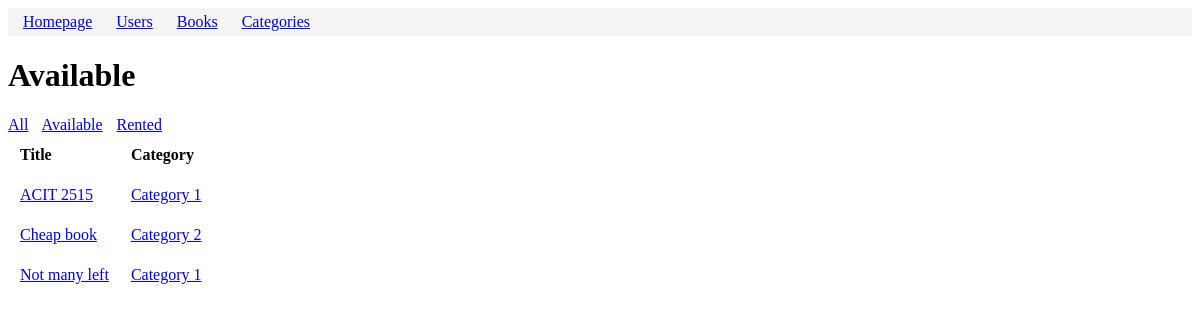
Before: /available with the older database file.
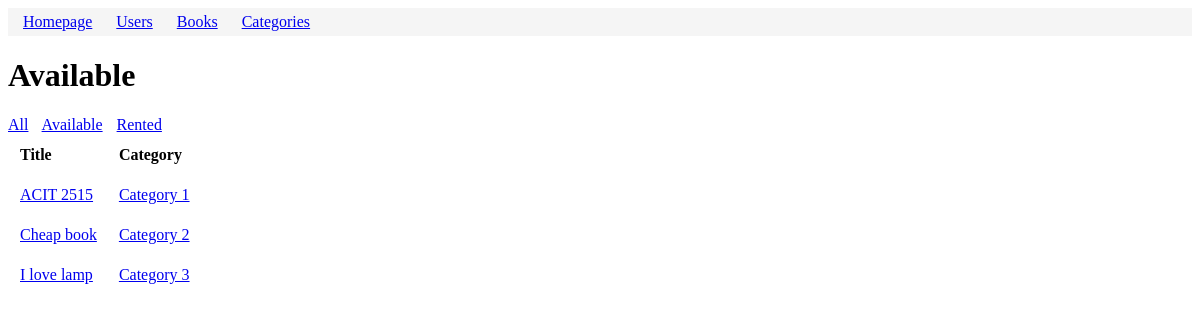
After: the same page with the newer database file.
### models.py (models this page shows, shortened)
class Book(db.Model):
    id = mapped_column(Integer, primary_key=True, autoincrement=True)
    title = mapped_column(String)
    price = mapped_column(DECIMAL(10, 2))
    available = mapped_column(Integer, default=0)
    rating = mapped_column(Integer)
    upc = mapped_column(String)
    url = mapped_column(String)
    category_id = mapped_column(Integer, ForeignKey("category.id"))
    category = relationship("Category", back_populates="books")
    rentals = relationship("BookRental", back_populates="book")

class Category(db.Model):
    id = mapped_column(Integer, primary_key=True)
    name = mapped_column(String, unique=True)
    books = relationship("Book", back_populates="category")

### app.py (the view)
@app.route("/available")
def available():
    statement = db.select(BookRental.book_id).where(BookRental.returned == None)
    rented_book_ids = [id for id in db.session.execute(statement).scalars()]
    available_books_stmt = db.select(Book).where(Book.id.notin_(rented_book_ids)).order_by(Book.title)
    books = db.session.execute(available_books_stmt).scalars().all()
    return render_template("available.html", books=books)

### templates/available.html
{% extends "base.html" %}
{% block content %}
<h1>Available</h1>
<span style="margin-right: 10px;"><a href="{{ url_for('books') }}">All</a></span>
<span style="margin-right: 10px;"><a href="{{ url_for('available') }}">Available</a></span>
<span><a href="{{ url_for('rented') }}">Rented</a></span>
<table>
<tr>
    <th style="text-align: left;">Title</th>
    <th style="text-align: left;">Category</th>
</tr>
{% for book in books %}
<tr>
    <td><a href="{{ url_for('book', id=book.id) }}">{{ book.title }}</a></td>
    <td><a href="{{ url_for('category_detail', name=book.category.name) }}">{{ book.category.name }}</a></td>
</tr>
{% endfor %}
</table>
{% endblock %}

Changed rows visible on the page:
no longer on this page (row unchanged): Book: title "Not many left", category.name "Category 1"
added Book: title "I love lamp", category.name "Category 3"
